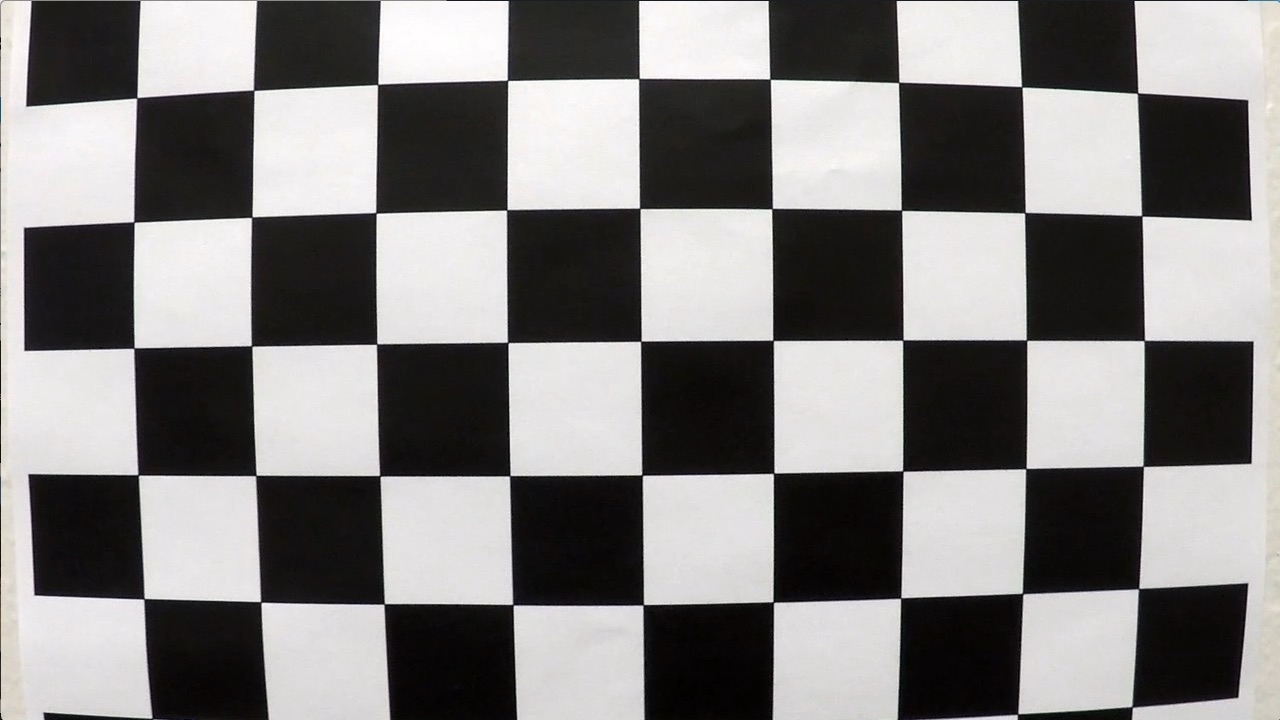
#> input picture camera_cal/calibration1.jpg, 1280 x 720 px; its folder holds 5 pictures in this run
$ jupyter execute --allow-errors Project4_markus_buchholz.ipynb   (shell and % lines are left out)   (older library calls are emulated)
#> lines starting #> are read from the running program, lines starting #| are printed output that depends on the picture; after the words box and inside, x2 and y2 are one past the last pixel; in counts of white or black regions, pixels touching at a corner belong together
P4 Advanced Lane Detection

[cell 1]
import numpy as np
import cv2
import glob
from math import *
import matplotlib.pyplot as plt
import matplotlib.image as mpimg
from moviepy.editor import VideoFileClip
from IPython.display import HTML
import scipy.misc
import pickle

1. CAMERA CALIBRERING

[cell 2]
objp = np.zeros((5*9,3), np.float32)
objp[:,:2] = np.mgrid[0:9, 0:5].T.reshape(-1,2)

# Arrays to store object points and image points from all the images.
objpoints = [] # 3d points in real world space
imgpoints = [] # 2d points in image plane.

# Make a list of calibration images
images = glob.glob('camera_cal/calibration*.jpg')

# Step through the list and search for chessboard corners
for idx, fname in enumerate(images):
    img = cv2.imread(fname)
#> img is the input picture: shape (720, 1280, 3); mean B, G, R 127.8, 128.4, 130.1
    gray = cv2.cvtColor(img, cv2.COLOR_BGR2GRAY)

    # Find the chessboard corners
    ret, corners = cv2.findChessboardCorners(gray, (9,5), None)
#> ret = True; corners = 45 rows, first 8: [137.5, 96.45], [253.6, 90.19], [377.5, 84.48], [506.8, 79.62], [639.6, 77.4], [770.5, 79.55], [899.2, 82.02], [1022.5, 87.62]

    # If found, add object points, image points
    if ret == True:
        objpoints.append(objp)
        imgpoints.append(corners)
        print('Camera calibration...')
print('Done')

[cell 3]
img_chess = cv2.imread('camera_cal/calibration1.jpg')
img_chess_org = cv2.imread('camera_cal/calibration1.jpg')
gray_chess = cv2.cvtColor(img_chess, cv2.COLOR_BGR2GRAY)
ret, corners = cv2.findChessboardCorners(gray_chess, (9,5), None)
#> ret = True
cv2.drawChessboardCorners(img_chess, (9,5), corners, ret)
#> img_chess: shape (720, 1280, 3); 3.34% of pixels changed, all inside (x1, y1, x2, y2) = (128, 71, 1152, 613)
#plt.figure(figsize=(8,6))
#plt.imshow(img_chess)
#plt.show()
#> (the rest of this cell did not finish here and is left out)

[cell 4]
def undistort(img, mtx, dist):
    img_size = (img.shape[1], img.shape[0])
    undist = cv2.undistort(img, mtx, dist, None, mtx)
    return undist

2.TEST ON DISTORTED IMAGE

[cell 5]
# Test undistortion on an image
img1 = cv2.imread('test_images/test5.jpg')
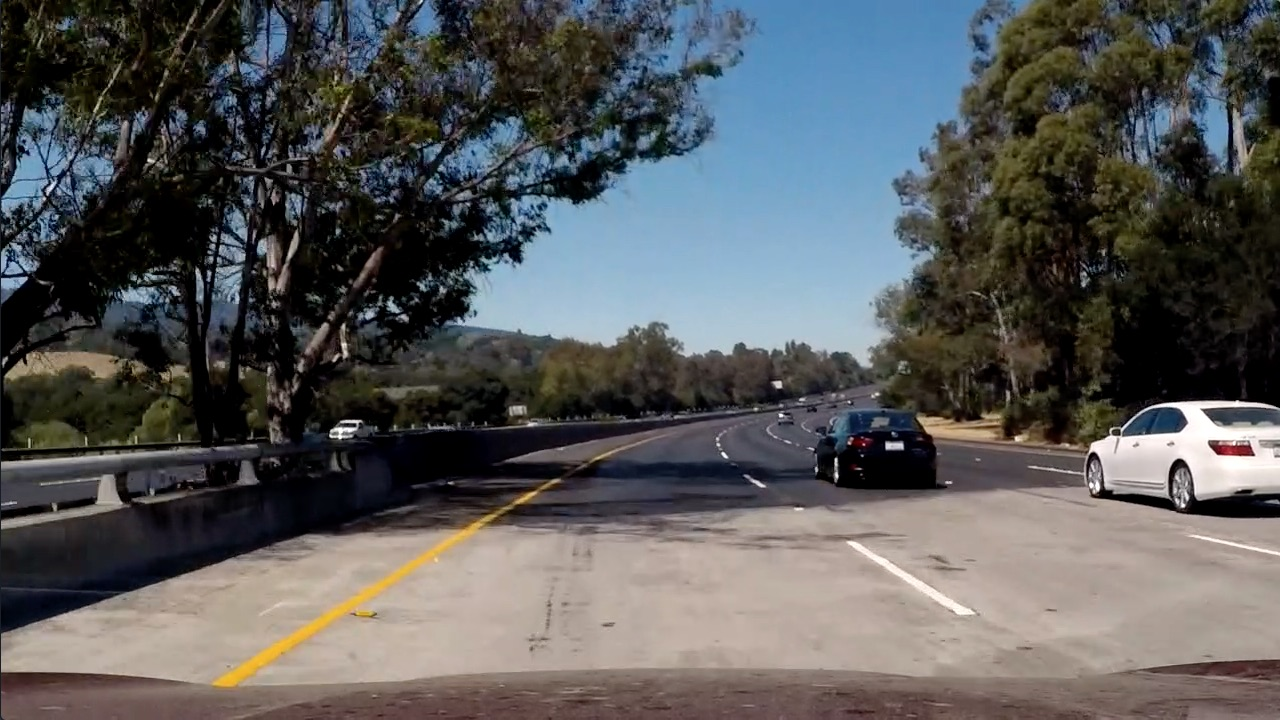
#> input picture test_images/test5.jpg, 1280 x 720 px
#> img1 is the input picture: shape (720, 1280, 3); mean B, G, R 89.8, 89.3, 88.5
img_chess = cv2.imread('camera_cal/calibration1.jpg')

img1_size = (img1.shape[1], img1.shape[0])
#> img1_size = (1280, 720)
img_chess_size = (img_chess.shape[1], img_chess.shape[0])
#> img_chess_size = (1280, 720)
#cv2.imshow('img', img)

# Do camera calibration given object points and image points
ret, mtx, dist, rvecs, tvecs = cv2.calibrateCamera(objpoints, imgpoints, img1_size,None,None)


dst1 = cv2.undistort(img1, mtx, dist, None, mtx)
dst2 = cv2.undistort(img_chess, mtx, dist, None, mtx)

dist_pickle = {}
dist_pickle["mtx"] = mtx
dist_pickle["dist"] = dist
dist_pickle["objpoints"] = objpoints
dist_pickle["imgpoints"] = imgpoints
pickle.dump( dist_pickle, open( "test_images/wide_dist_pickle.p", "wb" ) )
img1 = cv2.cvtColor(img1, cv2.COLOR_BGR2RGB)
img_chess = cv2.cvtColor(img_chess, cv2.COLOR_BGR2RGB)
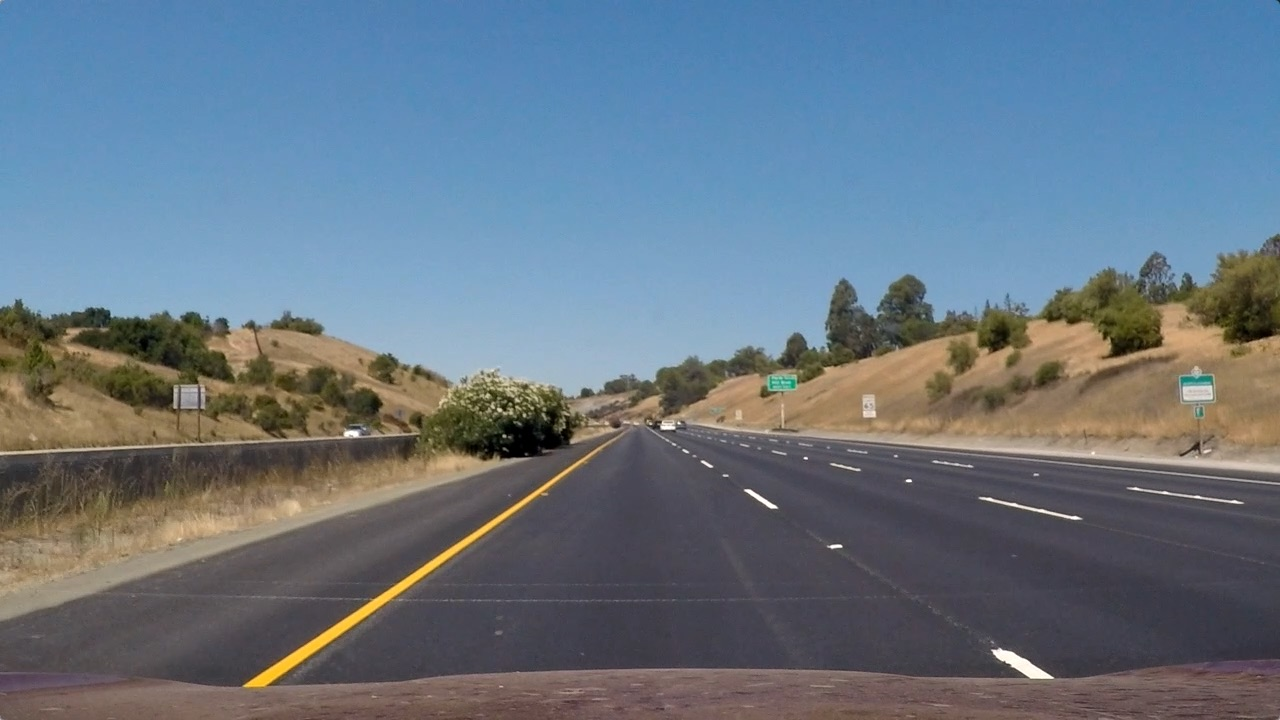
#> input picture test_images/straight_lines1.jpg, 1280 x 720 px
#> further down, test_img3 is the input picture: shape (720, 1280, 3); mean R, G, B 103.2, 117.7, 131.2
# Visualize undistortion
#> (the rest of this cell did not finish here and is left out)

3.PERSPECTIVE TRANSFORMATION

[cell 6]
def transform_perspective(img, inverse = False):
#> called with inverse = False
    img_size = (img.shape[1], img.shape[0])
#> img_size = (1280, 720)
    #image_width = image.shape[1]
    #image_height = image.shape[0]


    src = np.float32(
        [[(img_size[0] / 2) - 55, img_size[1] / 2 + 100],
        [((img_size[0] / 6) - 10), img_size[1]],
        [(img_size[0] * 5 / 6) + 60, img_size[1]],
        [(img_size[0] / 2 + 55), img_size[1] / 2 + 100]])

    dst = np.float32(
        [[(img_size[0] / 4), 0],
        [(img_size[0] / 4), img_size[1]],
        [(img_size[0] * 3 / 4), img_size[1]],
        [(img_size[0] * 3 / 4), 0]])

    if (inverse):
        src, dst = dst, src

    # Given src and dst points, calculate the perspective transform matrix
    M = cv2.getPerspectiveTransform(src, dst)
    # Warp the image using OpenCV warpPerspective()
    warped = cv2.warpPerspective(img, M, img_size)
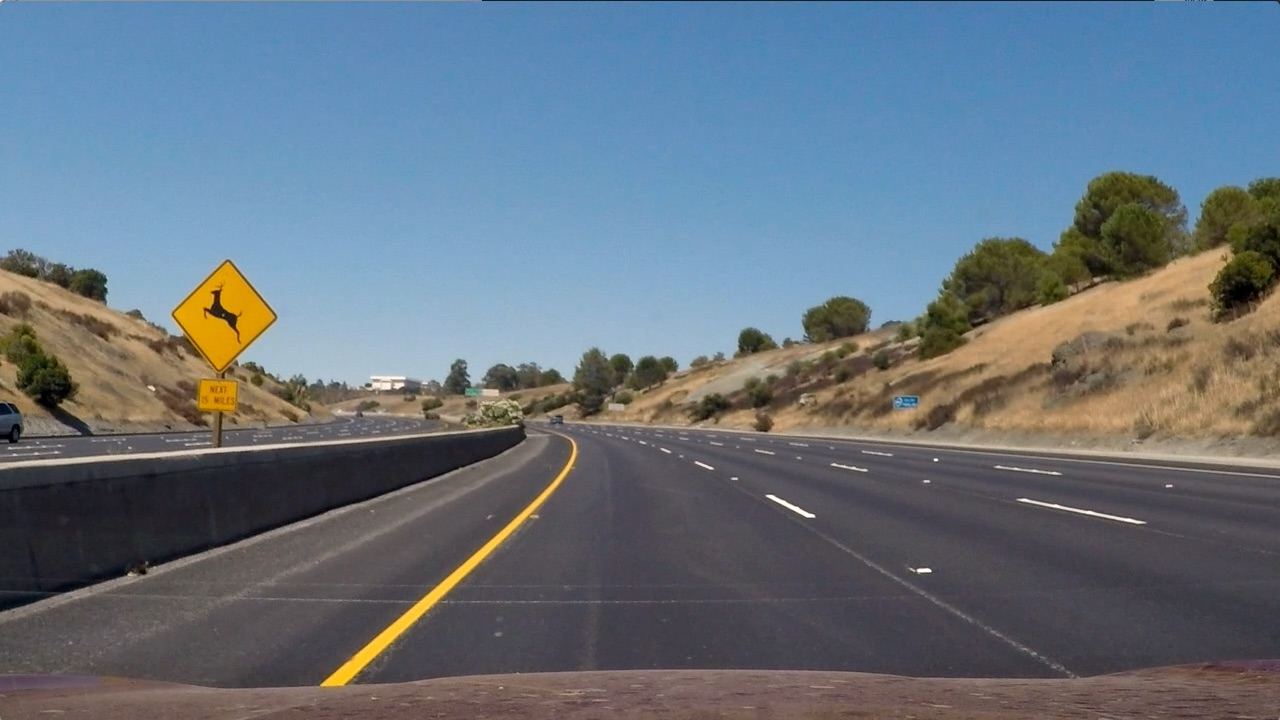
#> input picture test_images/test2.jpg, 1280 x 720 px
#> further down, test_image is the input picture: shape (720, 1280, 3); mean R, G, B 102.8, 114.6, 125.5

    # Return the resulting image and matrix
    #print ('src', src)
    #print ('dst', dst)

    return warped

4.TRANSFORMATION TEST

[cell 7]
test_img3 = mpimg.imread('test_images/straight_lines1.jpg')


# Let's draw lines on source coordinates to visually confirm they are parallel in the destination image
cv2.line(test_img3, \
         (585, 460), \
         (203, 720), \
         (255, 0, 0), 2)
cv2.line(test_img3, \
         (1126, 720), \
         (695, 460), \
         (255, 0, 0), 2)

undistorted_image = cv2.undistort(test_img3, mtx, dist, None, mtx)
#undistorted_img = undistort(test_img3, mtx, dist)
warped = transform_perspective(undistorted_image)

# Visualize undistortion
#> (the rest of this cell did not finish here and is left out)

5.THRESHOLD BINARY IMAGE

[cell 8]
def thresholded_binary_image(img):
    s_thresh=(80, 255)
    b_thresh=(95, 255)
    sobel_kernel=3

    ############# SOBEL
    gray = cv2.cvtColor(img, cv2.COLOR_RGB2GRAY)
    # Sobel operator calculation for x and y gradients
    sobelx = cv2.Sobel(gray, cv2.CV_64F, 1, 0, ksize=sobel_kernel)
    sobely = cv2.Sobel(gray, cv2.CV_64F, 0, 1, ksize=sobel_kernel)
    # Compute the gradient magnitude
    gradmag = np.sqrt(sobelx**2 + sobely**2)

    scale_factor = np.max(gradmag)/255
#> scale_factor = 3.01
    gradmag = (gradmag/scale_factor).astype(np.uint8)
    # Create a binary image of ones where threshold is met, zeros otherwise
    binary_output = np.zeros_like(gradmag)
    binary_output[(gradmag >= s_thresh[0]) & (gradmag <= s_thresh[1])] = 1
    sxbinary=binary_output

    # [13 lines of commented-out code are left out]
    hls = cv2.cvtColor(img, cv2.COLOR_BGR2HLS)
#> hls: shape (720, 1280, 3); mean of channels 0, 1, 2 78.2, 113.9, 64.8
    s_channel = hls[:,:,2]

    s_binary = np.zeros_like(s_channel)
    s_binary[(s_channel >= b_thresh[0]) & (s_channel <= b_thresh[1])] = 1

    combined_binary = np.zeros_like(sxbinary)
    combined_binary[(sxbinary == 1) | (s_binary == 1)] = 1

    return combined_binary

6.TEST THRESHOLD

[cell 9]
test_image = mpimg.imread('test_images/test2.jpg')

combined = thresholded_binary_image(test_image)
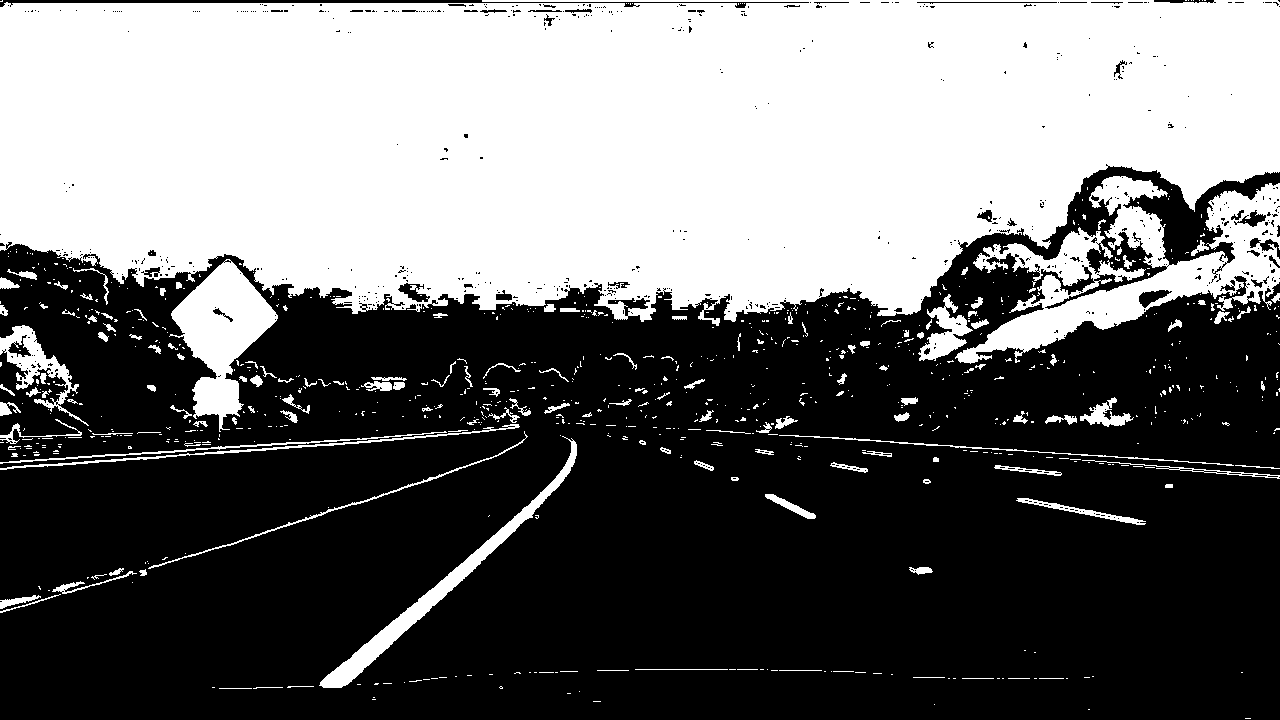
#> combined: shape (720, 1280); values 0 (black) and 1 (white), 42.7% white; 844 white regions (686 under 20 px), largest, box (x1, y1, x2, y2) and area: (0, 0, 1280, 326) 338687, (955, 176, 1280, 364) 21235, (169, 259, 278, 432) 8534

plt.figure(figsize=(24,9))
#> (this line was passed over: IPython is not available in this run)
plt.subplot(1, 2, 1)
#> (this line was passed over: IPython is not available in this run)

plt.imshow(test_image)
#> (this line was passed over: IPython is not available in this run)

plt.title('Original Image', fontsize=30)
#> (this line was passed over: IPython is not available in this run)
plt.subplot(1, 2, 2)
#> (this line was passed over: IPython is not available in this run)
plt.title('Thresholded Binary Image', fontsize=30)
#> (this line was passed over: IPython is not available in this run)
plt.imshow(combined, cmap='gray')
#> (this line was passed over: IPython is not available in this run)

plt.show()
